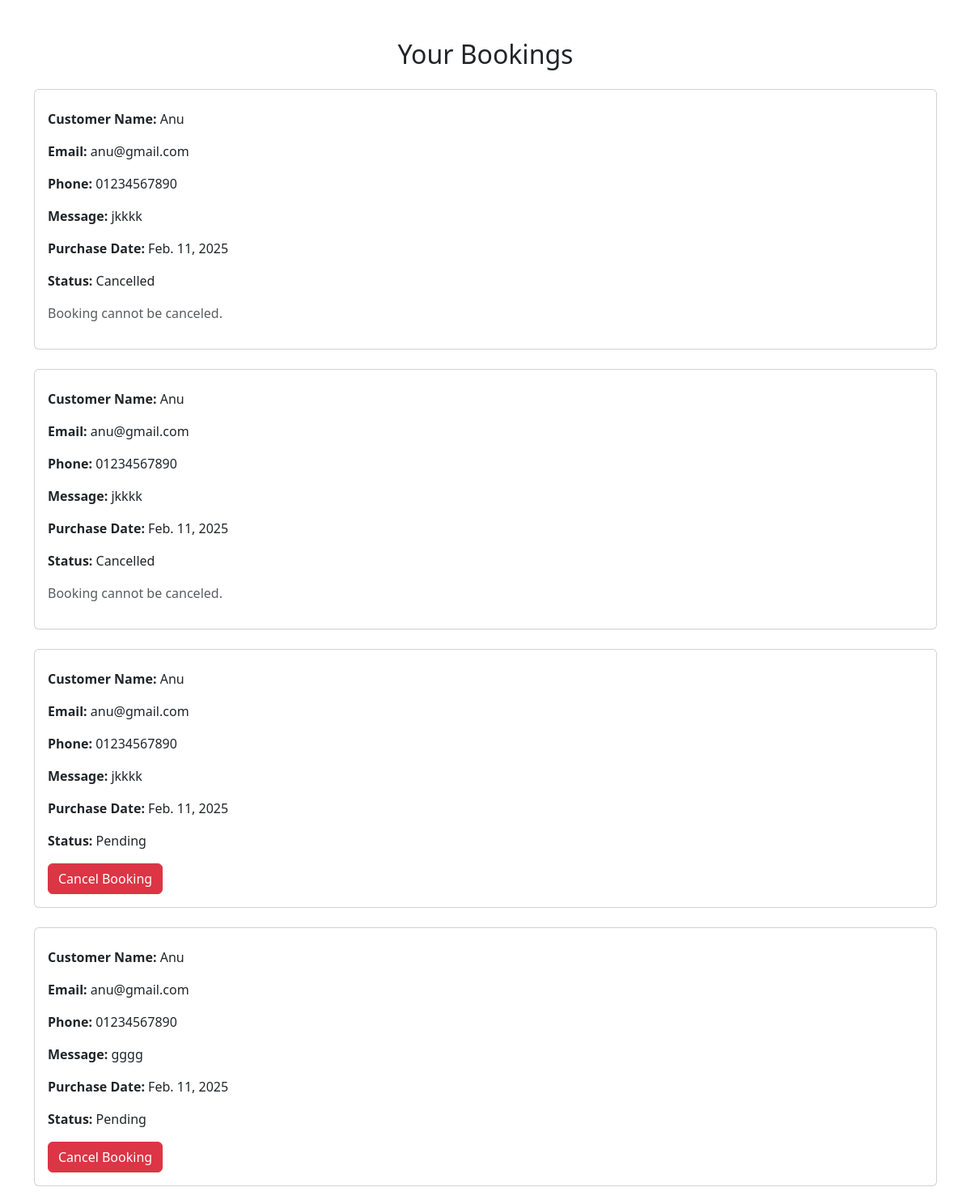
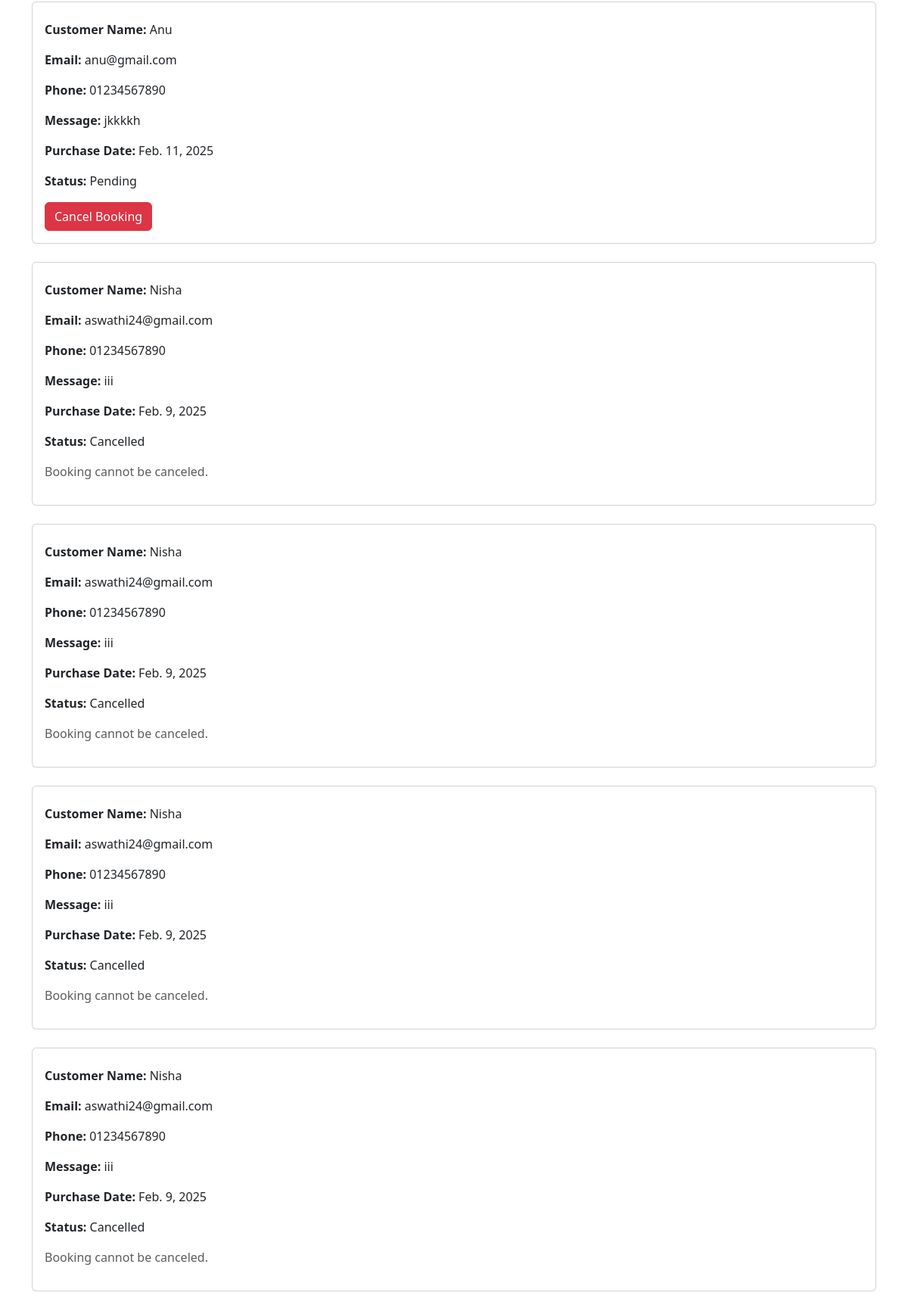
Page /view_bookings/ (signed in, upper part) on the committed database (2 pictures, top to bottom).
### app/models.py (models this page shows, shortened)
class Buy(models.Model):
    user = models.ForeignKey(User, on_delete=models.CASCADE)
    wedding = models.ForeignKey(DestinationWedding, on_delete=models.CASCADE,null=True)
    invitation = models.ForeignKey(InvitationCard, on_delete=models.CASCADE, null=True, blank=True)
    customer_name = models.CharField(max_length=255)
    customer_email = models.EmailField()
    customer_phone = models.CharField(max_length=15)
    message = models.TextField(blank=True, null=True)
    purchase_date = models.DateField(auto_now_add=True)
    status = models.CharField(
        max_length=50,
        choices=[('Pending', 'Pending'), ('Completed', 'Completed'), ('Cancelled', 'Cancelled')],
        default='Pending'
    )

### app/views.py (the view)
# urls.py: path('view_bookings/', views.user_view_bookings, name='user_view_bookings'),
def user_view_bookings(request):
    if 'user' in request.session:
        user = request.user
        data = Buy.objects.filter(user=user).order_by('-purchase_date')  # Retrieve bookings for the logged-in user
        for booking in data:
            booking.is_cancellable = (date.today() - booking.purchase_date) <= timedelta(days=2)
        return render(request, 'user/bookings.html', {'data': data})
    else:
        return redirect('login')

### templates/user/bookings.html (shortened to what this page needs)
<!DOCTYPE html>
<html lang="en">
<head>
    <link href="https://cdn.jsdelivr.net/npm/bootstrap@5.3.3/dist/css/bootstrap.min.css" rel="stylesheet">
</head>
<body>
    <div class="container my-5">
        <h2 class="text-center mb-4">Your Bookings</h2>
        <div class="row">
            {% for booking in data %}
            <div class="col-12 mb-4">
                <div class="card">
                    <div class="card-body">
                        <p><strong>Customer Name:</strong> {{ booking.customer_name }}</p>
                        <p><strong>Email:</strong> {{ booking.customer_email }}</p>
                        <p><strong>Phone:</strong> {{ booking.customer_phone }}</p>
                        <p><strong>Message:</strong> {{ booking.message|default:"No message provided" }}</p>
                        <p><strong>Purchase Date:</strong> {{ booking.purchase_date }}</p>
                        <p><strong>Status:</strong> {{ booking.status }}</p>
                        {% if booking.status == 'Pending' and booking.is_cancellable %}
                        <form method="POST" action="{% url 'cancel_booking' booking.id %}">
                            <button type="submit" class="btn btn-danger">Cancel Booking</button>
                        </form>
                        {% else %}
                        <p class="text-muted">Booking cannot be canceled.</p>
                        {% endif %}
                    </div>
                </div>
            </div>
            {% empty %}
            <div class="col-12 text-center">
                <p>No bookings found.</p>
            </div>
            {% endfor %}
        </div>
    </div>
</body>
</html>

### rows in the picture
Buy: customer_name "Anu", customer_email "anu@gmail.com", customer_phone "01234567890", message "jkkkk", purchase_date "Feb. 11, 2025", status "Cancelled", shows "Booking cannot be canceled."
Buy: customer_name "Anu", customer_email "anu@gmail.com", customer_phone "01234567890", message "jkkkk", purchase_date "Feb. 11, 2025", status "Cancelled", shows "Booking cannot be canceled."
Buy: customer_name "Anu", customer_email "anu@gmail.com", customer_phone "01234567890", message "jkkkk", purchase_date "Feb. 11, 2025", status "Pending", shows "Cancel Booking"
Buy: customer_name "Anu", customer_email "anu@gmail.com", customer_phone "01234567890", message "gggg", purchase_date "Feb. 11, 2025", status "Pending", shows "Cancel Booking"
Buy: customer_name "Anu", customer_email "anu@gmail.com", customer_phone "01234567890", message "jkkkkh", purchase_date "Feb. 11, 2025", status "Pending", shows "Cancel Booking"
Buy: customer_name "Nisha", customer_email "aswathi24@gmail.com", customer_phone "01234567890", message "iii", purchase_date "Feb. 9, 2025", status "Cancelled", shows "Booking cannot be canceled."
Buy: customer_name "Nisha", customer_email "aswathi24@gmail.com", customer_phone "01234567890", message "iii", purchase_date "Feb. 9, 2025", status "Cancelled", shows "Booking cannot be canceled."
Buy: customer_name "Nisha", customer_email "aswathi24@gmail.com", customer_phone "01234567890", message "iii", purchase_date "Feb. 9, 2025", status "Cancelled", shows "Booking cannot be canceled."
Buy: customer_name "Nisha", customer_email "aswathi24@gmail.com", customer_phone "01234567890", message "iii", purchase_date "Feb. 9, 2025", status "Cancelled", shows "Booking cannot be canceled."
